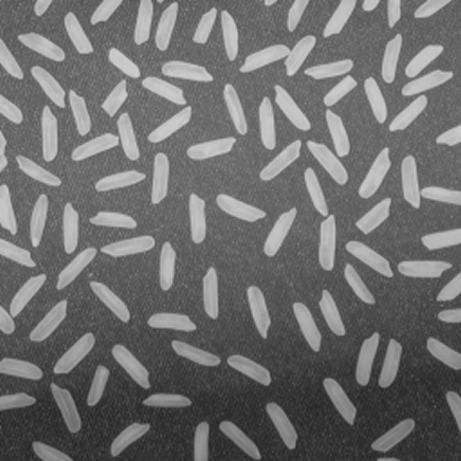
#> input picture images/img_1.png, 461 x 461 px; its folder holds only this picture in this run
$ python prj_1.2_v2.py
#> lines starting #> are read from the running program, lines starting #| are printed output that depends on the picture; after the words box and inside, x2 and y2 are one past the last pixel; in counts of white or black regions, pixels touching at a corner belong together
import cv2
import numpy as np
import os
import glob


def save_step_image(output_dir, original_filename, step_no, step_name, image):
    base_name, ext = os.path.splitext(original_filename)
    step_filename = f"{base_name}.step_{step_no}_{step_name}{ext}"
    save_path = os.path.join(output_dir, step_filename)
    cv2.imwrite(save_path, image)


def split_large_component_with_watershed(component_mask, original_roi, min_area=20):
    """
    Chỉ dùng watershed trên 1 blob lớn để tách các hạt dính nhau.
    Trả về list contour sau khi tách.
    """
    kernel = np.ones((3, 3), np.uint8)

    sure_bg = cv2.dilate(component_mask, kernel, iterations=2)

    dist_transform = cv2.distanceTransform(component_mask, cv2.DIST_L2, 5)

    # threshold cao hơn để tránh 1 hạt bị chia đôi
    _, sure_fg = cv2.threshold(
        dist_transform, 0.45 * dist_transform.max(), 255, 0
    )
    sure_fg = np.uint8(sure_fg)

    unknown = cv2.subtract(sure_bg, sure_fg)

    num_markers, markers = cv2.connectedComponents(sure_fg)
    markers = markers + 1
    markers[unknown == 255] = 0

    roi_color = original_roi.copy()
    markers = cv2.watershed(roi_color, markers)

    contours_out = []
    for marker_id in np.unique(markers):
        if marker_id <= 1:
            continue

        mask = np.zeros(component_mask.shape, dtype=np.uint8)
        mask[markers == marker_id] = 255

        contours, _ = cv2.findContours(mask, cv2.RETR_EXTERNAL, cv2.CHAIN_APPROX_SIMPLE)
        if not contours:
            continue

        cnt = max(contours, key=cv2.contourArea)
        area = cv2.contourArea(cnt)

        if area >= min_area:
            contours_out.append(cnt)

    return contours_out


def count_rice_grains_optimized(image_path, output_folder=None, save_steps=False, show_steps=False):
#> called with image_path = 'images/img_1.png', output_folder = 'output', save_steps = True, show_steps = False
    img = cv2.imread(image_path)
#> img is the input picture: shape (461, 461, 3); min 34, max 211, mean 110.8
    if img is None:
        raise ValueError(f"Không đọc được ảnh: {image_path}")

    original_filename = os.path.basename(image_path)
    original = img.copy()

    # 1. Gray
    gray = cv2.cvtColor(img, cv2.COLOR_BGR2GRAY)

    # 2. Tăng tương phản cục bộ để đỡ sót hạt
    clahe = cv2.createCLAHE(clipLimit=2.0, tileGridSize=(8, 8))
    gray_enhanced = clahe.apply(gray)
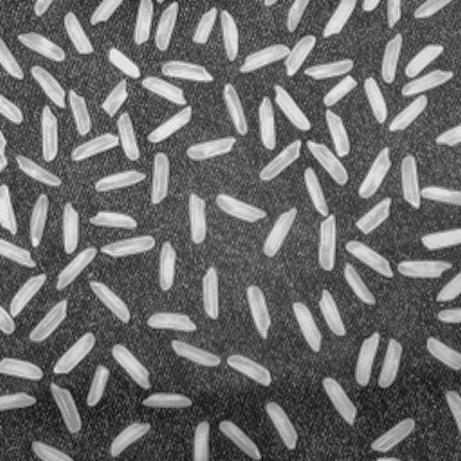
#> gray_enhanced: shape (461, 461); min 19, max 234, mean 107.1

    # 3. Blur nhẹ
    blur = cv2.GaussianBlur(gray_enhanced, (5, 5), 0)
    blur = cv2.medianBlur(blur, 5)
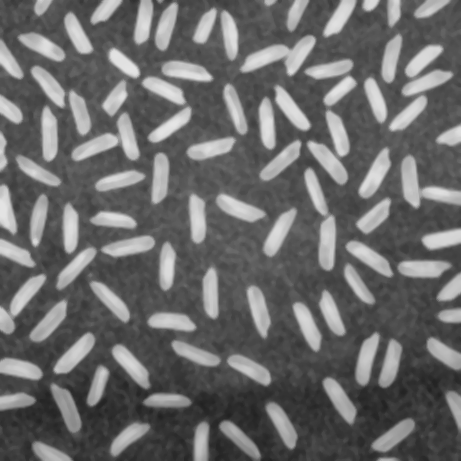
#> blur: shape (461, 461); min 33, max 229, mean 106.8

    if save_steps and output_folder:
        save_step_image(output_folder, original_filename, 0, "original", original)
        save_step_image(output_folder, original_filename, 1, "gray", gray)
        save_step_image(output_folder, original_filename, 2, "gray_enhanced", gray_enhanced)
        save_step_image(output_folder, original_filename, 3, "blur", blur)

    # 4. Threshold
    _, thresh = cv2.threshold(
        blur, 0, 255, cv2.THRESH_BINARY + cv2.THRESH_OTSU
    )
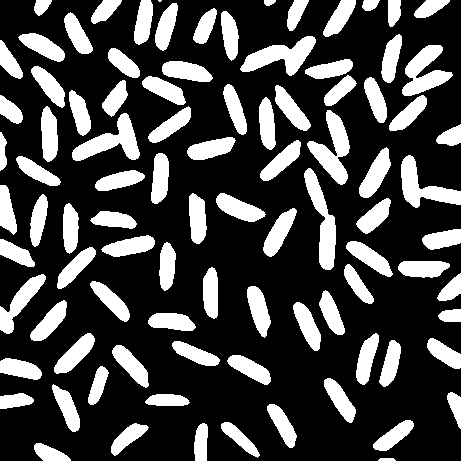
#> thresh: shape (461, 461); 27.4% white; 94 white regions (1 under 20 px), largest, box (x1, y1, x2, y2) and area: (307, 110, 350, 185) 1432, (240, 36, 316, 76) 1389, (304, 168, 336, 270) 1370

    # Nếu nền trắng nhiều quá thì đảo
    white_ratio = np.sum(thresh == 255) / thresh.size
#> white_ratio = 0.274
    if white_ratio > 0.5:
        thresh = cv2.bitwise_not(thresh)

    if save_steps and output_folder:
        save_step_image(output_folder, original_filename, 4, "thresh", thresh)

    # 5. Morphology nhẹ để tránh mất hạt
    kernel_open = np.ones((3, 3), np.uint8)
    kernel_close = np.ones((3, 3), np.uint8)

    opening = cv2.morphologyEx(thresh, cv2.MORPH_OPEN, kernel_open, iterations=1)
#> opening: shape (461, 461); 27.3% white; 93 white regions, largest, box (x1, y1, x2, y2) and area: (307, 110, 350, 185) 1432, (241, 36, 316, 76) 1387, (304, 168, 336, 270) 1370
    closing = cv2.morphologyEx(opening, cv2.MORPH_CLOSE, kernel_close, iterations=1)
#> closing: shape (461, 461); 27.4% white; 92 white regions, largest, box (x1, y1, x2, y2) and area: (389, 45, 452, 131) 1944, (307, 110, 350, 185) 1440, (241, 36, 316, 76) 1387

    if save_steps and output_folder:
        save_step_image(output_folder, original_filename, 5, "opening", opening)
        save_step_image(output_folder, original_filename, 6, "closing", closing)

    # 6. Tìm connected components ban đầu
    num_labels, labels, stats, centroids = cv2.connectedComponentsWithStats(closing, connectivity=8)
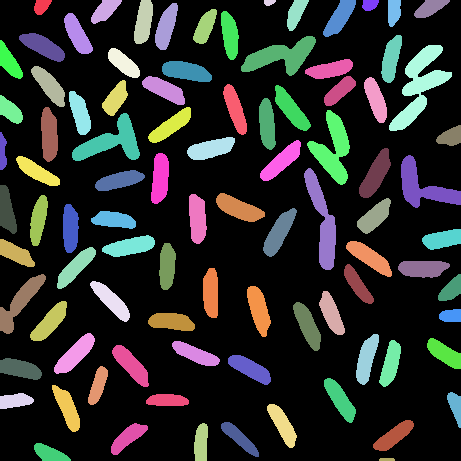
#> labels: shape (461, 461) int32; 93 distinct labels, from 0 to 92; one colour per label, 0 black
#> num_labels = 93; stats = 93 rows, first 6: [0, 0, 461, 461, 154364], [34, 0, 18, 15, 191], [91, 0, 31, 24, 417], [134, 0, 19, 44, 622], [264, 0, 12, 6, 56], [287, 0, 22, 31, 393]; centroids = 93 pairs, first value 2.36 to 455, second value 2 to 459

    # Thu thập area hợp lệ để ước lượng size 1 hạt
    candidate_areas = []
    for i in range(1, num_labels):
        area = stats[i, cv2.CC_STAT_AREA]
        if 20 <= area <= 3000:
            candidate_areas.append(area)
#> this loop made 92 passes
#> area on passes 1 to 12: 191, 417, 622, 56, 393, 621, 149, 298, 389, 651, 486, 623
#> after the loop, candidate_areas = 92 values, max 1944 at index 17, min 46 at index 91, mean 632.1

    # fallback nếu ít dữ liệu
    if len(candidate_areas) == 0:
        estimated_single_area = 80
    else:
        estimated_single_area = int(np.median(candidate_areas))
#> estimated_single_area = 628

    output = original.copy()
    rice_count = 0

    final_boxes = []

    for i in range(1, num_labels):
        x = stats[i, cv2.CC_STAT_LEFT]
        y = stats[i, cv2.CC_STAT_TOP]
        w = stats[i, cv2.CC_STAT_WIDTH]
        h = stats[i, cv2.CC_STAT_HEIGHT]
        area = stats[i, cv2.CC_STAT_AREA]

        if area < max(15, int(0.25 * estimated_single_area)):
            continue

        component_mask = np.zeros((h, w), dtype=np.uint8)
        local_labels = labels[y:y+h, x:x+w]
        component_mask[local_labels == i] = 255

        roi_original = original[y:y+h, x:x+w]

        # Nếu vùng không quá lớn -> coi là 1 hạt
        if area <= 1.8 * estimated_single_area:
            contours, _ = cv2.findContours(component_mask, cv2.RETR_EXTERNAL, cv2.CHAIN_APPROX_SIMPLE)
            if not contours:
                continue

            cnt = max(contours, key=cv2.contourArea)
            cnt_area = cv2.contourArea(cnt)

            if cnt_area >= max(15, int(0.25 * estimated_single_area)):
                rx, ry, rw, rh = cv2.boundingRect(cnt)
                final_boxes.append((x + rx, y + ry, rw, rh))
        else:
            # Blob lớn -> mới split bằng watershed
            split_contours = split_large_component_with_watershed(
                component_mask=component_mask,
                original_roi=roi_original,
                min_area=max(15, int(0.25 * estimated_single_area))
            )

            if len(split_contours) == 0:
                contours, _ = cv2.findContours(component_mask, cv2.RETR_EXTERNAL, cv2.CHAIN_APPROX_SIMPLE)
                if contours:
                    cnt = max(contours, key=cv2.contourArea)
                    rx, ry, rw, rh = cv2.boundingRect(cnt)
                    final_boxes.append((x + rx, y + ry, rw, rh))
            else:
                for cnt in split_contours:
                    cnt_area = cv2.contourArea(cnt)

                    # bỏ vùng quá nhỏ để tránh 1 hạt bị tách đôi
                    if cnt_area < max(15, int(0.30 * estimated_single_area)):
                        continue

                    rx, ry, rw, rh = cv2.boundingRect(cnt)
                    final_boxes.append((x + rx, y + ry, rw, rh))
#> this loop made 92 passes
#> (x, y, w, h, area, num_markers in split_large_component_with_watershed) on passes 16, 18, 34, 35, 42, 44: (241, 36, 75, 40, 1387, 2), (389, 45, 63, 86, 1944, 4), (307, 110, 43, 75, 1440, 3), (72, 113, 68, 48, 1369, 2), (401, 155, 60, 53, 1305, 3), (304, 168, 32, 102, 1370, 3)
#> pass 2, in count_rice_grains_optimized, `roi_original = original[y:y+h, x:x+w]`:
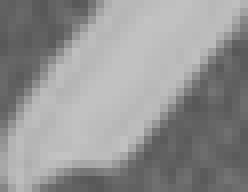
#> roi_original: shape (24, 31, 3) (shown 8 times larger); min 87, max 194, mean 146.8

    # 7. Gộp box quá gần nhau để tránh 1 hạt bị đếm 2 lần
    merged_boxes = []
    used = [False] * len(final_boxes)

    def boxes_close(b1, b2, gap=6):
        x1, y1, w1, h1 = b1
        x2, y2, w2, h2 = b2

        return not (
            x1 + w1 + gap < x2 or
            x2 + w2 + gap < x1 or
            y1 + h1 + gap < y2 or
            y2 + h2 + gap < y1
        )

    for i in range(len(final_boxes)):
        if used[i]:
            continue

        x1, y1, w1, h1 = final_boxes[i]
        group = [final_boxes[i]]
        used[i] = True

        changed = True
        while changed:
            changed = False
            for j in range(len(final_boxes)):
                if used[j]:
                    continue
                if any(boxes_close(g, final_boxes[j], gap=4) for g in group):
                    group.append(final_boxes[j])
                    used[j] = True
                    changed = True

        xs = [b[0] for b in group]
        ys = [b[1] for b in group]
        xes = [b[0] + b[2] for b in group]
        yes = [b[1] + b[3] for b in group]

        nx = min(xs)
        ny = min(ys)
        nw = max(xes) - nx
        nh = max(yes) - ny
        merged_boxes.append((nx, ny, nw, nh))
#> this loop made 94 passes

    # 8. Vẽ kết quả
    for idx, (x, y, w, h) in enumerate(merged_boxes, start=1):
        rice_count += 1
        cv2.rectangle(output, (x, y), (x + w, y + h), (0, 255, 0), 1)

        text = str(idx)
        text_x = x + w // 2 - 5
        text_y = y + h // 2 + 5

        cv2.putText(output, text, (text_x, text_y),
                    cv2.FONT_HERSHEY_SIMPLEX, 0.45, (0, 0, 0), 2, cv2.LINE_AA)
        cv2.putText(output, text, (text_x, text_y),
                    cv2.FONT_HERSHEY_SIMPLEX, 0.45, (0, 0, 255), 1, cv2.LINE_AA)
#> this loop made 45 passes
#> (x, y, w, h) on passes 1 to 12: (34, 0, 18, 15), (0, 0, 247, 234), (287, 0, 22, 31), (323, 0, 33, 37), (388, 0, 13, 27), (414, 0, 36, 18), (193, 9, 163, 97), (364, 35, 87, 95), (259, 85, 90, 184), (0, 95, 23, 29), (436, 125, 25, 21), (0, 132, 7, 38)
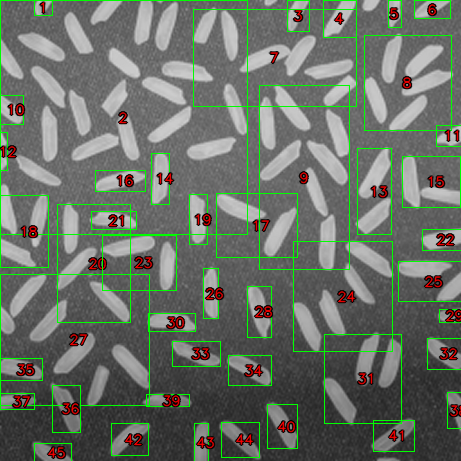
#> output: shape (461, 461, 3); 8.28% of pixels changed, all inside (x1, y1, x2, y2) = (0, 0, 461, 461)

    cv2.putText(output, f"Total: {rice_count}", (10, 30),
                cv2.FONT_HERSHEY_SIMPLEX, 0.9, (0, 0, 255), 2, cv2.LINE_AA)
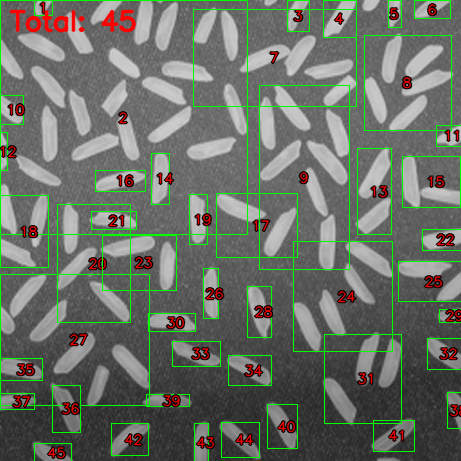
#> output: shape (461, 461, 3); 0.68% of pixels changed, all inside (x1, y1, x2, y2) = (8, 9, 137, 33)

    if save_steps and output_folder:
        save_step_image(output_folder, original_filename, 7, "final_output", output)

    if show_steps:
        cv2.imshow("Gray", gray)
        cv2.imshow("Gray Enhanced", gray_enhanced)
        cv2.imshow("Blur", blur)
        cv2.imshow("Threshold", thresh)
        cv2.imshow("Opening", opening)
        cv2.imshow("Closing", closing)
        cv2.imshow("Output", output)
        cv2.waitKey(0)
        cv2.destroyAllWindows()

    return rice_count, output


def process_folder(input_folder, output_folder="output", save_steps=True):
    os.makedirs(output_folder, exist_ok=True)

    image_extensions = ["*.jpg", "*.jpeg", "*.png", "*.bmp", "*.tif", "*.tiff"]
    image_files = []
    for ext in image_extensions:
        image_files.extend(glob.glob(os.path.join(input_folder, ext)))

    results = []

    for image_path in image_files:
        try:
            count, output_img = count_rice_grains_optimized(
                image_path,
                output_folder=output_folder,
                save_steps=save_steps,
                show_steps=False
            )

            filename = os.path.basename(image_path)
            results.append((filename, count))
            print(f"{filename}: {count} hạt gạo")
#| img_1.png: 45 hạt gạo

        except Exception as e:
            print(f"Lỗi ảnh {image_path}: {e}")

    result_txt = os.path.join(output_folder, "results.txt")
    with open(result_txt, "w", encoding="utf-8") as f:
        for filename, count in results:
            f.write(f"{filename}: {count}\n")
#> this loop made 1 pass
#> (filename, count) on pass 1: ('img_1.png', 45)

    print(f"\nĐã lưu kết quả tại: {result_txt}")
    return results


if __name__ == "__main__":
    input_folder = "images"
    process_folder(input_folder, output_folder="output", save_steps=True)
